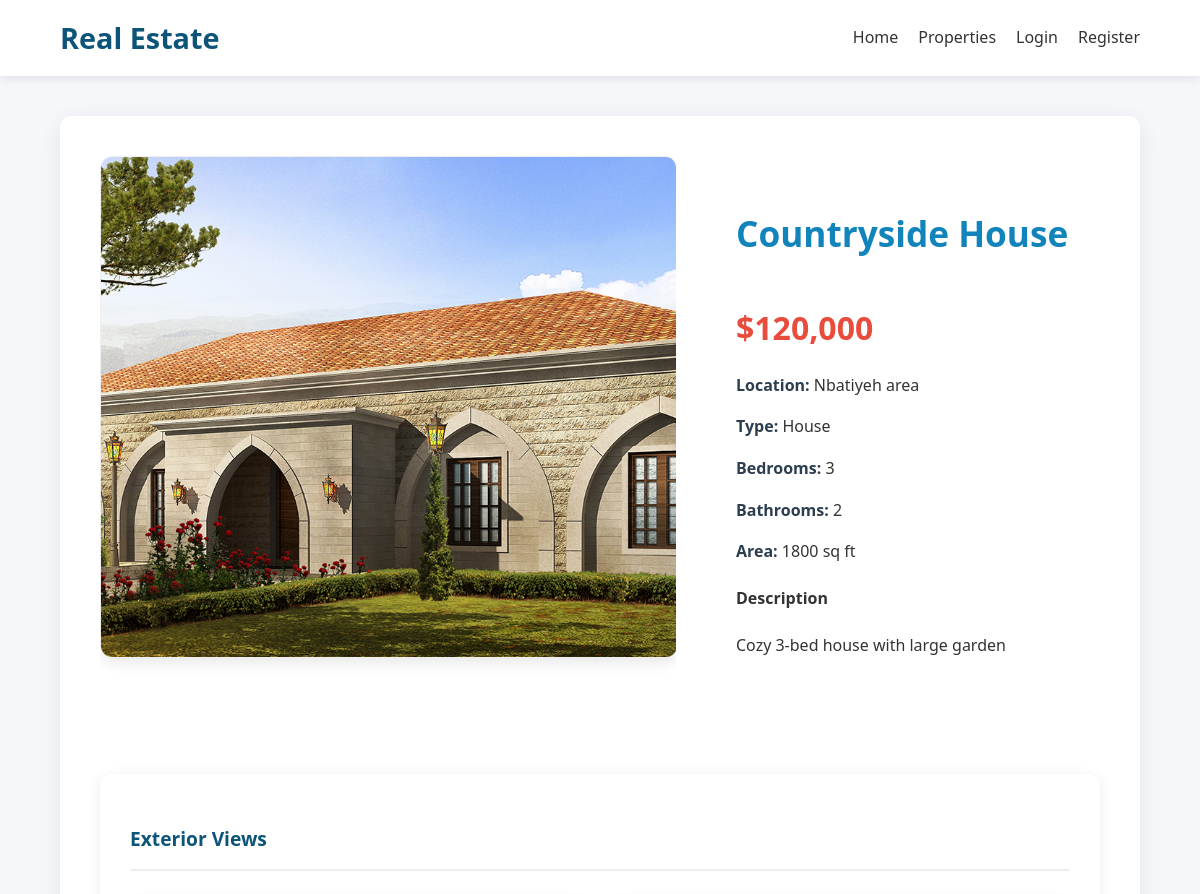
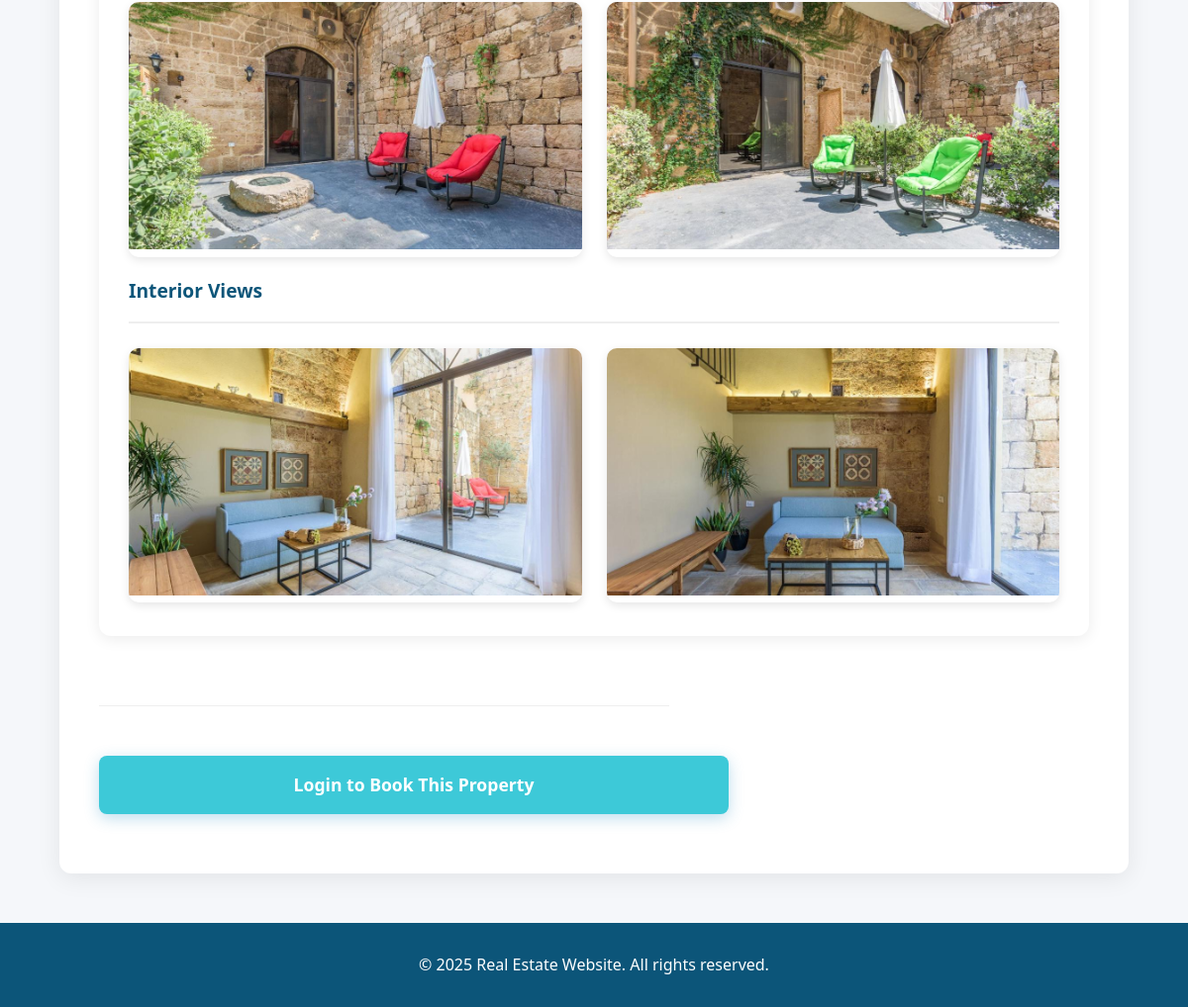
Screenshot of /view.php?id=3 with the database file from the repository (2 pictures, top to bottom).
### tables this page shows
CREATE TABLE `properties` (
  `id` int(11) NOT NULL,
  `title` varchar(100) NOT NULL,
  `description` text NOT NULL,
  `price` decimal(10,2) NOT NULL,
  `bedrooms` int(11) NOT NULL,
  `bathrooms` int(11) NOT NULL,
  `area` int(11) NOT NULL,
  `location` varchar(100) NOT NULL,
  `type` enum('house','apartment','villa','land') NOT NULL,
  `image_path` varchar(255) DEFAULT NULL,
  `created_at` timestamp NOT NULL DEFAULT current_timestamp(),
  `maps_link` varchar(255) DEFAULT NULL
);

CREATE TABLE `property_images` (
  `id` int(11) NOT NULL,
  `property_id` int(11) NOT NULL,
  `image_path` varchar(255) NOT NULL,
  `image_type` enum('interior','exterior') NOT NULL,
  `uploaded_at` timestamp NOT NULL DEFAULT current_timestamp()
);

### view.php (the view, shortened to what this page needs)
<?php
include 'config.php';
$property_id = $_GET['id'];
$sql = "SELECT * FROM properties WHERE id = ?";
$stmt = $conn->prepare($sql);
$stmt->bind_param("i", $property_id);
$stmt->execute();
$result = $stmt->get_result();
$property = $result->fetch_assoc();
?>
<?php include 'header.php'; ?>
<main class="container">
    <div class="property-details">
        <div class="property-image-container">
            <img src="assets/images/<?php echo htmlspecialchars($property['image_path']); ?>"
                 alt="<?php echo htmlspecialchars($property['title']); ?>"
                 class="property-main-image">
        </div>
        <div class="property-info">
            <h2><?php echo htmlspecialchars($property['title']); ?></h2>
            <div class="price-highlight">
                $<?php echo number_format($property['price']); ?>
            </div>
            <p><strong>Location:</strong> <?php echo htmlspecialchars($property['location']); ?></p>
            <p><strong>Type:</strong> <?php echo ucfirst(htmlspecialchars($property['type'])); ?></p>
            <p><strong>Bedrooms:</strong> <?php echo htmlspecialchars($property['bedrooms']); ?></p>
            <p><strong>Bathrooms:</strong> <?php echo htmlspecialchars($property['bathrooms']); ?></p>
            <p><strong>Area:</strong> <?php echo htmlspecialchars($property['area']); ?> sq ft</p>
            <h4>Description</h4>
            <p><?php echo nl2br(htmlspecialchars($property['description'])); ?></p>
         </div>
    <div class="property-gallery">
            <h3>Exterior Views</h3>
            <div class="gallery-grid">
                <?php
                $ext_sql = "SELECT * FROM property_images WHERE property_id = ? AND image_type = 'exterior'";
                $stmt = $conn->prepare($ext_sql);
                $stmt->bind_param("i", $property_id);
                $stmt->execute();
                $ext_result = $stmt->get_result();
                while($ext_img = $ext_result->fetch_assoc()) {
                    echo '<div class="gallery-item">';
                    echo '<img src="assets/images/properties/exteriors/' . htmlspecialchars($ext_img['image_path']) . '" alt="Exterior view">';
                    echo '</div>';
                }
                ?>
            </div>
            <h3>Interior Views</h3>
            <div class="gallery-grid">
                <?php
                $int_sql = "SELECT * FROM property_images WHERE property_id = ? AND image_type = 'interior'";
                $stmt = $conn->prepare($int_sql);
                $stmt->bind_param("i", $property_id);
                $stmt->execute();
                $int_result = $stmt->get_result();
                while($int_img = $int_result->fetch_assoc()) {
                    echo '<div class="gallery-item">';
                    echo '<img src="assets/images/properties/interiors/' . htmlspecialchars($int_img['image_path']) . '" alt="Interior view">';
                    echo '</div>';
                }
                ?>
            </div>
            </div>
<div class="booking-section">
    <?php if (isset($_SESSION['user_id'])): ?>
        <?php if (!empty($property['maps_link'])): ?>
            <a href="<?php echo htmlspecialchars($property['maps_link']); ?>"
               target="_blank"
               class="btn maps-btn"
               style="display: block; margin-bottom: 20px; background-color: #4285F4; color: white;">
                <i class="fas fa-map-marker-alt"></i> View on Google Maps
            </a>
        <?php endif; ?>
        <form method="POST">
            <div class="form-group">
                <label for="showing_date">Select Showing Date:</label>
                <input type="datetime-local" id="showing_date" name="showing_date" required
                       min="<?php echo date('Y-m-d\TH:i'); ?>"
                       value="<?php echo isset($_POST['showing_date']) ? htmlspecialchars($_POST['showing_date']) : ''; ?>">
            </div>
            <button type="submit" name="book" class="book-btn">Book a Showing</button>
        </form>
        <?php if (isset($success)): ?>
            <div class="alert success"><?php echo $success; ?></div>
        <?php endif; ?>
        <?php if (isset($error)): ?>
            <div class="alert error"><?php echo $error; ?></div>
        <?php endif; ?>
    <?php else: ?>
        <a href="login.php" class="login-to-book">Login to Book This Property</a>
    <?php endif; ?>
</div>
        </div>
</main>
<?php include 'footer.php'; ?>

### header.php (shortened to what this page needs)
<!DOCTYPE html>
<html lang="en">
<head>
    <link rel="stylesheet" href="css/style.css">
</head>
<body>
 <header>
    <div class="container">
        <h1>Real Estate</h1>
        <nav>
            <ul>
                <li><a href="index.php">Home</a></li>
                <li><a href="indexx.php">Properties</a></li>
                <?php if (isset($_SESSION['user_id'])): ?>
                    <li><a href="profile.php">Profile</a></li>
                    <li><a href="logout.php">Logout</a></li>
                <?php else: ?>
                    <li><a href="login.php">Login</a></li>
                    <li><a href="register.php">Register</a></li>
                <?php endif; ?>
            </ul>
        </nav>
    </div>
</header>

### footer.php (shortened to what this page needs)
<!DOCTYPE html>
<html lang="en">
<head>
</head>
<body>
        <footer id="main-footer">
        <div>
            <p>&copy; <?php echo date('Y'); ?> Real Estate Website. All rights reserved.</p>
        </div>
    </footer>
</body>
</html>

### css/style.css (style rules this page uses)
body { font-family: 'Segoe UI', Tahoma, Geneva, Verdana, sans-serif; line-height: 1.6; color: #333; margin: 0; padding: 0; background-color: #f5f7fa; }
.container { width: 90%; max-width: 1200px; margin: 0 auto; padding: 0 15px; }
header { background-color: white; box-shadow: 0 2px 10px rgba(0, 0, 0, 0.1); position: sticky; top: 0; z-index: 1000; }
header .container { display: flex; justify-content: space-between; align-items: center; padding: 15px 0; }
header h1 { margin: 0; color: #0c5579; font-size: 1.8rem; }
nav ul { display: flex; list-style: none; margin: 0; padding: 0; }
nav ul li { margin-left: 20px; }
nav ul li a { color: #333; text-decoration: none; font-weight: 500; transition: color 0.3s ease; }
.property-details { display: grid; grid-template-columns: 1.5fr 1fr; gap: 40px; background: white; padding: 40px; border-radius: 12px; box-shadow: 0 5px 25px rgba(0,0,0,0.08); margin: 40px 0; }
.property-image-container { overflow: hidden; border-radius: 12px; position: relative; }
.property-main-image { width: 100%; height: 500px; object-fit: cover; border-radius: 12px; border: 1px solid #eee; box-shadow: 0 4px 15px rgba(0, 0, 0, 0.1); transition: transform 0.3s ease; }
.property-info { padding: 20px; }
.property-info h2 { color: #1284bc; margin-bottom: 25px; font-size: 2.2rem; font-weight: 700; position: relative; padding-bottom: 15px; }
.property-info strong { color: #2c3e50; font-weight: 600; }
.price-highlight { font-size: 2rem; color: #e74c3c; font-weight: 700; margin: 20px 0; }
.property-gallery { margin-top: 40px; padding: 30px; background: white; border-radius: 12px; box-shadow: 0 3px 15px rgba(0,0,0,0.08); grid-column: 1 / -1; }
.property-gallery h3 { color: #0c5579; margin-bottom: 25px; font-size: 1.2rem; padding-bottom: 15px; border-bottom: 2px solid #eee; }
.gallery-grid { display: grid; grid-template-columns: repeat(auto-fill, minmax(300px, 1fr)); gap: 25px; margin-bottom: 4px; }
.gallery-item { overflow: hidden; border-radius: 10px; position: relative; box-shadow: 0 3px 10px rgba(0,0,0,0.1); transition: all 0.3s ease; }
.gallery-item img { width: 100%; height: 250px; object-fit: cover; transition: transform 0.5s ease; }
.booking-section { margin-top: 30px; padding-top: 30px; border-top: 1px solid #eee; }
.login-to-book { display: inline-block; background-color: #3dc9d8; color: white; padding: 15px 30px; border-radius: 8px; font-weight: 600; font-size: 1.1rem; text-align: center; transition: all 0.3s ease; box-shadow: 0 4px 15px rgba(41, 143, 194, 0.3); margin: 20px 0; width: 100%; text-decoration: none; }
footer { background-color: #0c5579; color: white; padding: 30px 0; text-align: center; margin-top: 50px; clear: both; }
footer p { margin: 0; }

### rows the page displays
properties: image_path (picture), title "Countryside House", price "120,000", location "Nbatiyeh area", type "House", bedrooms "3", bathrooms "2", area "1800", description "Cozy 3-bed house with large garden"
property_images: image_path (picture)
property_images: image_path (picture)
property_images: image_path (picture)
property_images: image_path (picture)
